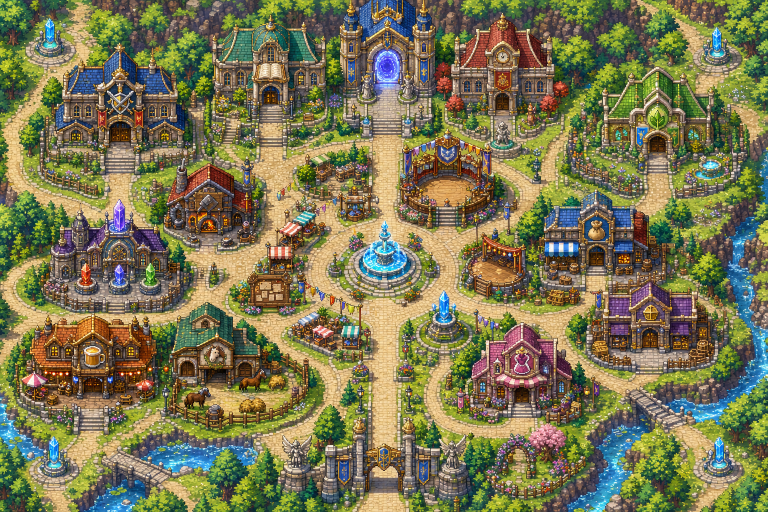
#> input picture docs/mockups/region-01-everbloom/aethergate-town/aethergate-town-map.png, 1536 x 1024 px, found by its file name (shown at 1/2 size)
$ python debug_overlay.py out.png
#> lines starting #> are read from the running program, lines starting #| are printed output that depends on the picture
# Annotate the town source image with TownScene collision/trigger/spawn geometry (source px)
# so unwalkable pockets and misaligned boxes are visible. Output to scratchpad for review.
from PIL import Image, ImageDraw
import sys
SRC = "docs/mockups/region-01-everbloom/aethergate-town/aethergate-town-map.png"
OUT = sys.argv[1]
im = Image.open(SRC).convert("RGBA")
ov = Image.new("RGBA", im.size, (0,0,0,0))
#> ov: PIL image 1536x1024 RGBA; every value is 0
d = ImageDraw.Draw(ov)

# ZONES: [x0,y0,x1,y1, kind]  (kind: svc/decor/river/prop)
ZONES = [
 (130,215,350,285,'svc'),(670,175,858,275,'svc'),(1250,220,1432,305,'svc'),
 (345,388,495,462,'svc'),(1090,515,1315,612,'svc'),
 (445,178,650,262,'decor'),(895,188,1075,282,'decor'),(130,468,358,560,'decor'),
 (808,380,975,460,'decor'),(955,515,1078,574,'decor'),(500,515,562,582,'decor'),
 (935,720,1122,812,'decor'),(45,700,292,790,'decor'),(345,700,540,788,'decor'),
 (1188,660,1410,770,'decor'),(695,478,830,600,'prop'),(840,565,905,635,'prop'),
 (615,882,700,1002,'prop'),(830,882,908,1002,'prop'),(1030,892,1130,985,'prop'),
 (1452,300,1536,1024,'river'),(0,902,200,1024,'river'),
]
COL={'svc':(255,60,60),'decor':(255,140,0),'prop':(180,60,220),'river':(40,120,255)}
for x0,y0,x1,y1,k in ZONES:
    d.rectangle([x0,y0,x1,y1], outline=COL[k], width=3)

# door triggers: [dx,dy] with world size 110x46 src => +-55 x, +-23 y
DOORS = {'guild':(240,300),'portal':(762,300),'hospital':(1330,322),'equip':(418,480),'item':(1185,628)}
for name,(dx,dy) in DOORS.items():
    d.rectangle([dx-55,dy-23,dx+55,dy+23], outline=(255,255,0), width=2)
    d.ellipse([dx-4,dy-4,dx+4,dy+4], fill=(255,255,0))
    d.text((dx-20,dy+26), name, fill=(255,255,0))

# spawn (green) and CURRENT return spawns (cyan)
d.ellipse([762-7,940-7,762+7,940+7], fill=(0,255,0)); d.text((762+8,940), 'SPAWN', fill=(0,255,0))
RET={'guild':(240,318),'hospital':(1330,340),'equip':(418,500),'item':(1185,648)}
for name,(x,y) in RET.items():
    d.ellipse([x-6,y-6,x+6,y+6], fill=(0,255,255)); d.text((x+8,y-6), 'ret_'+name, fill=(0,255,255))

# world bounds inset (white)
d.rectangle([55,55,1485,995], outline=(255,255,255), width=2)

out = Image.alpha_composite(im, ov)
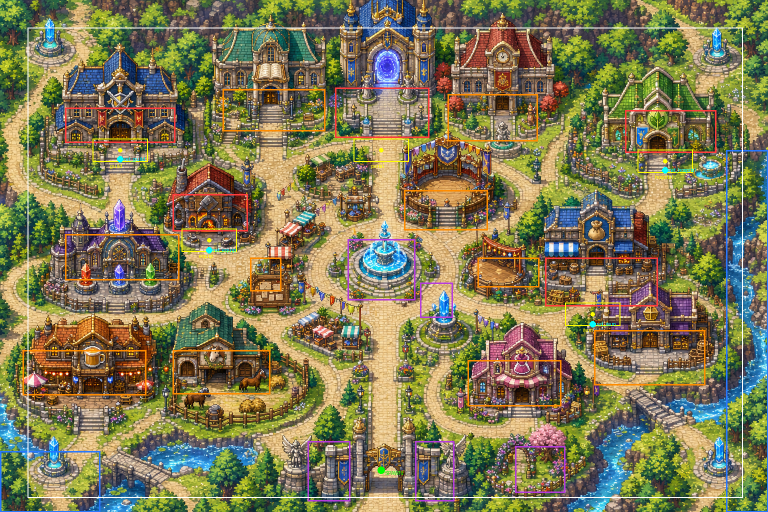
#> out: PIL image 1536x1024 RGBA (shown at 1/2 size); mean R, G, B, A 125.5, 120, 83.8, 255
out.convert("RGB").save(OUT)
print("saved", OUT)

$ run again, with docs/mockups/region-01-everbloom/aethergate-town/aethergate-building-exteriors.png copied over docs/mockups/region-01-everbloom/aethergate-town/aethergate-town-map.png
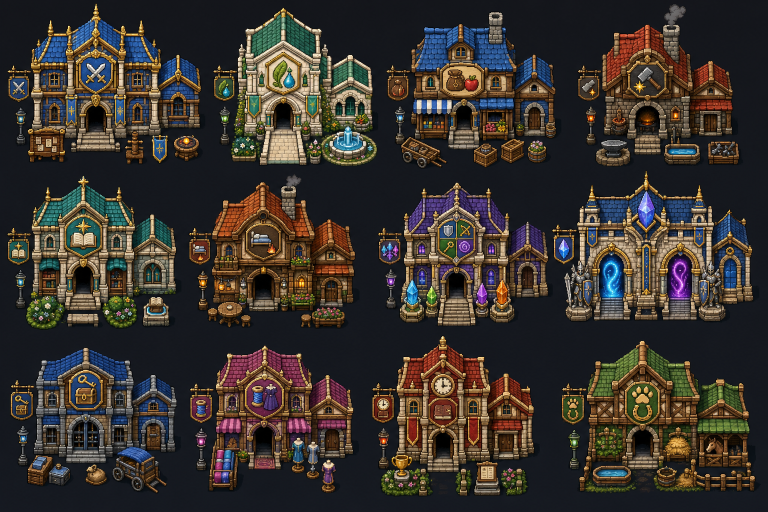
#> input picture docs/mockups/region-01-everbloom/aethergate-town/aethergate-building-exteriors.png, 1536 x 1024 px, found by its file name (shown at 1/2 size)
#> ov: PIL image 1536x1024 RGBA; every value is 0
#> `out = Image.alpha_composite(im, ov)`:
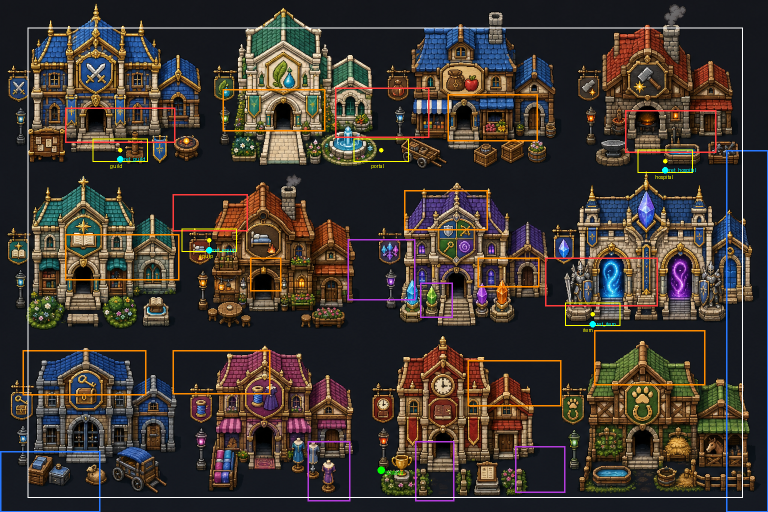
#> out: PIL image 1536x1024 RGBA (shown at 1/2 size); mean R, G, B, A 62.9, 54.7, 48.6, 255
